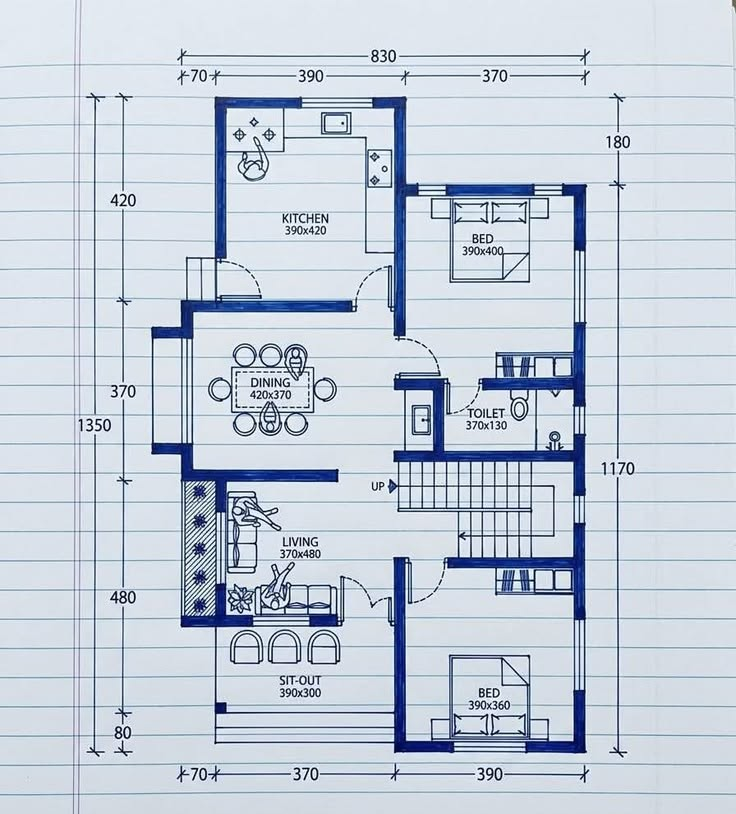
#> input picture backend/tests/fixtures/plans/02.jpg, 736 x 814 px
$ python -i columns.py   (imports and definitions only)
#> lines starting #> are read from the running program, lines starting #| are printed output that depends on the picture; after the words box and inside, x2 and y2 are one past the last pixel; in counts of white or black regions, pixels touching at a corner belong together
#> further down, picture is the input picture: shape (814, 736, 3); mean B, G, R 219.7, 207.2, 197.5
"""Count the structural columns a floor plan draws.

A CAD floor plan draws each column as a small solid black square at a wall
junction. Counting them replaces the one layout guess the frame otherwise
makes - a column every `column_spacing_m` round the envelope - with what
the draughtsman put on the sheet, interior columns included.

A count needs no scale. That matters: the ruler in `scale.py` is confirmed
on only two plans of four, and a count sidesteps it entirely. Only the
NUMBER of columns comes from here; their section stays the Guide.docx
constant (`test_frame_against_drawings.py` pins why).

Method, from docs/measurement-plan.md Phase 5: threshold the dark pixels,
open with a kernel wider than any wall line so lines vanish and solid
blocks survive, then keep components that are column-sized, roughly
square, and nearly solid. On the two CAD plans it finds 16 of 16 and 10 of
10 with no false hits. Hand sketches and scans draw no solid squares and
find next to nothing, which `frame.plausible_column_count` turns into a
fallback.
"""

import cv2
import numpy as np

DARK = 100
# Opening with this kernel erases anything thinner than it - dimension
# lines, furniture outlines, text strokes - and keeps solid blocks. Walls on
# the CAD sheets are drawn grey, lighter than DARK, so they never enter.
# Columns are about 20-30 px across.
OPEN_KERNEL = 5
MIN_SIDE_PX = 10
MAX_SIDE_PX = 40
MIN_ASPECT, MAX_ASPECT = 0.6, 1.6
MIN_FILL = 0.80


def count_drawn_columns(image: np.ndarray) -> int:
    """Solid, column-sized squares on the sheet."""
    gray = image if image.ndim == 2 else cv2.cvtColor(image, cv2.COLOR_BGR2GRAY)
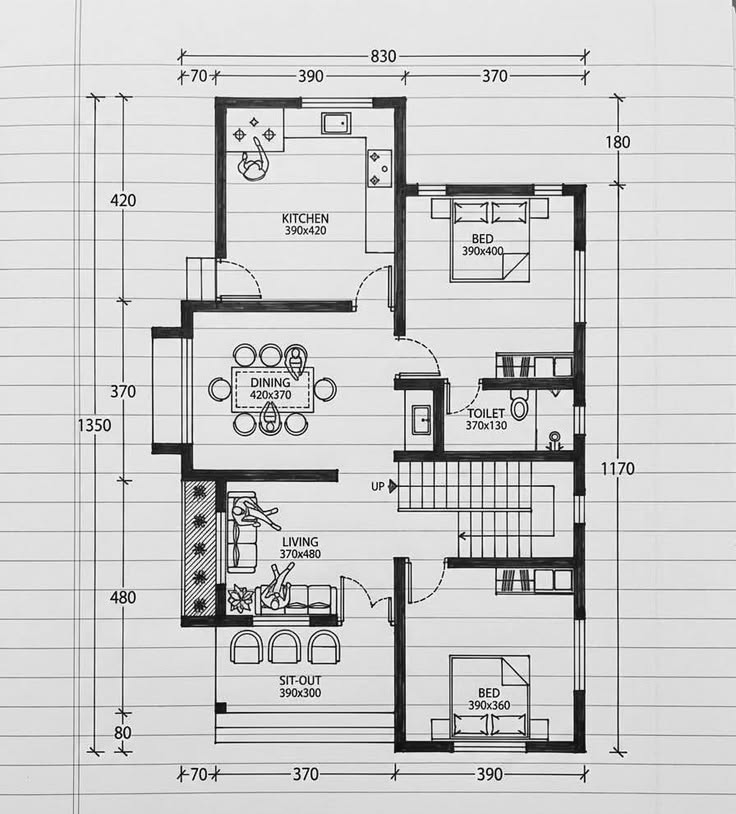
#> gray: shape (814, 736); min 1, max 254, mean 205.7
    dark = (gray < DARK).astype(np.uint8)
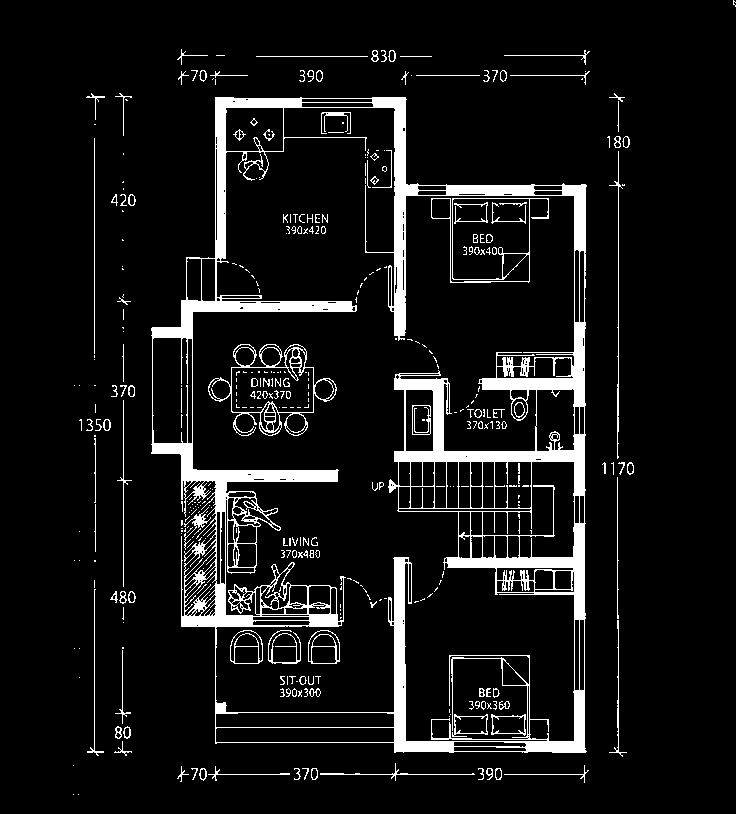
#> dark: shape (814, 736); values 0 (black) and 1 (white), 8.3% white; 374 white regions (246 under 20 px), largest, box (x1, y1, x2, y2) and area: (151, 97, 587, 753) 38475, (208, 344, 337, 436) 1467, (431, 198, 549, 283) 741
    kernel = np.ones((OPEN_KERNEL, OPEN_KERNEL), np.uint8)
    solid = cv2.morphologyEx(dark, cv2.MORPH_OPEN, kernel)
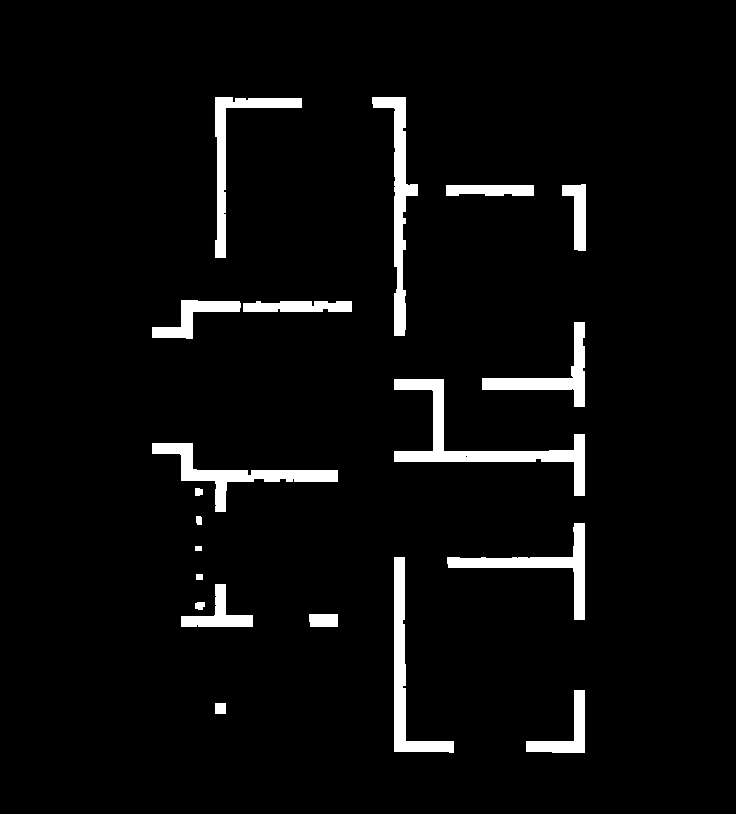
#> solid: shape (814, 736); values 0 (black) and 1 (white), 4.4% white; 20 white regions, largest, box (x1, y1, x2, y2) and area: (394, 379, 585, 496) 3893, (372, 97, 418, 336) 2951, (152, 443, 338, 512) 2765
    n, _, stats, _ = cv2.connectedComponentsWithStats(solid, 8)
#> n = 21; stats = 21 rows, first 6: [0, 0, 736, 814, 572569], [215, 97, 87, 161, 2314], [372, 97, 46, 239, 2951], [446, 185, 88, 11, 900], [562, 184, 24, 67, 925], [152, 300, 89, 39, 1309]
    found = 0
    for i in range(1, n):
        _, _, w, h, area = stats[i]
        if not (MIN_SIDE_PX <= w <= MAX_SIDE_PX and MIN_SIDE_PX <= h <= MAX_SIDE_PX):
            continue
        if not MIN_ASPECT <= w / h <= MAX_ASPECT:
            continue
        if area / float(w * h) < MIN_FILL:
            continue
        found += 1
#> this loop made 20 passes
#> (w, h, area) on passes 1 to 12: (87, 161, 2314), (46, 239, 2951), (88, 11, 900), (24, 67, 925), (89, 39, 1309), (109, 11, 1088), (103, 85, 2049), (191, 117, 3893), (186, 69, 2765), (8, 8, 58), (6, 9, 51), (138, 97, 2430)
#> after the loop, found = 1
    return found

>>> import cv2
>>> picture = cv2.imread('../../tests/fixtures/plans/02.jpg')
>>> result = count_drawn_columns(picture)
#> result = 1

$ run again, on backend/tests/fixtures/plans/01.png
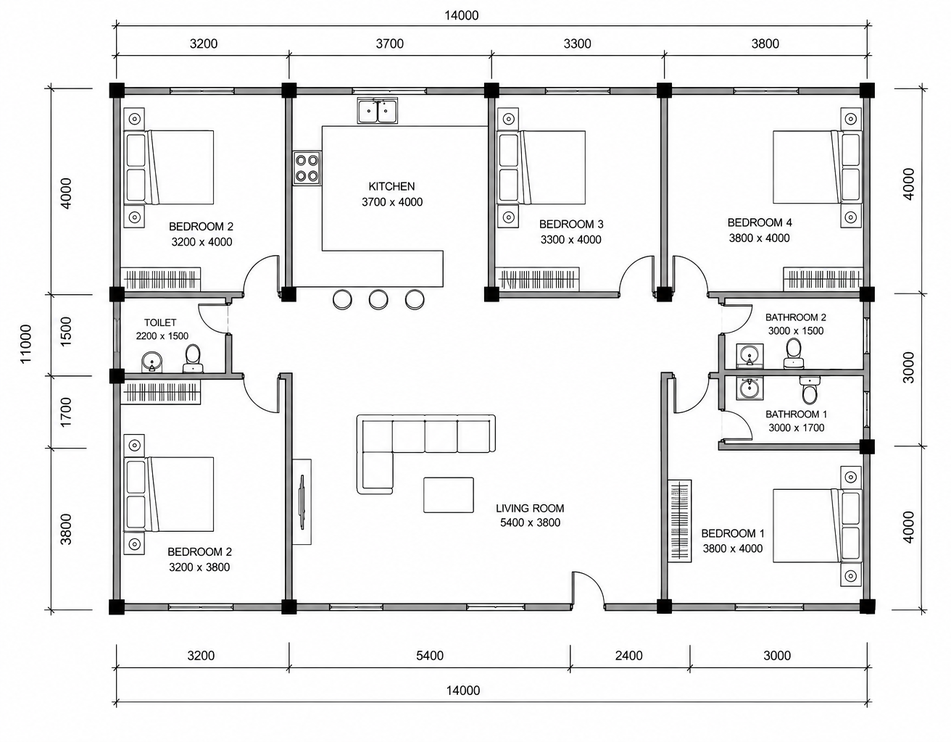
#> input picture backend/tests/fixtures/plans/01.png, 951 x 742 px, shrunk from 1312 x 1024 before the run
#> picture is the input picture: shape (742, 951, 3); mean B, G, R 238.5, 238.5, 238.5
#> in count_drawn_columns, `dark = (gray < DARK).astype(np.uint8)`:
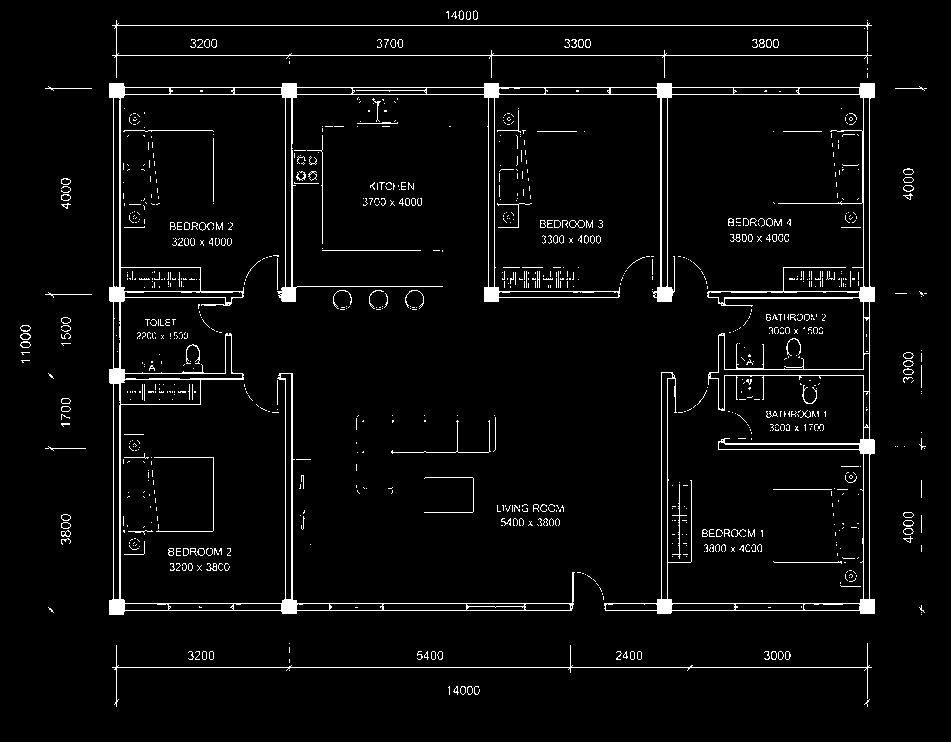
#> dark: shape (742, 951); values 0 (black) and 1 (white), 3.9% white in thin lines or dots, all inside (x1, y1, x2, y2) = (20, 10, 927, 707)
#> in count_drawn_columns, `solid = cv2.morphologyEx(dark, cv2.MORPH_OPEN, kernel)`:
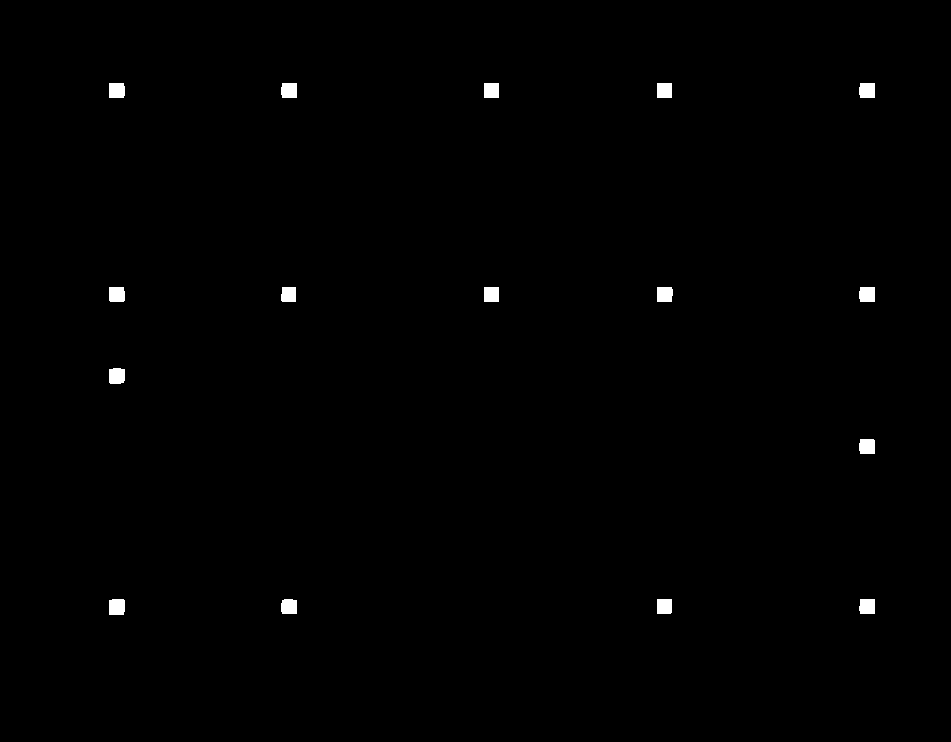
#> solid: shape (742, 951); values 0 (black) and 1 (white), 0.52% white; 16 white regions, largest, box (x1, y1, x2, y2) and area: (109, 599, 125, 615) 249, (109, 368, 125, 384) 241, (109, 83, 125, 98) 235
#> n = 17; stats = 17 rows, first 6: [0, 0, 951, 742, 701946], [109, 83, 16, 15, 235], [281, 83, 16, 15, 233], [484, 83, 15, 15, 225], [657, 83, 15, 15, 225], [859, 83, 16, 15, 233]
#> the loop in count_drawn_columns, `for i in range(1, n):` made 16 passes
#> (w, h, area) on passes 1 to 8: (16, 15, 235), (16, 15, 233), (15, 15, 225), (15, 15, 225), (16, 15, 233), (16, 15, 234), (15, 15, 217), (15, 15, 225)
#> after the loop in count_drawn_columns, `for i in range(1, n):`: found = 16

$ run again, on backend/tests/fixtures/plans/03.png
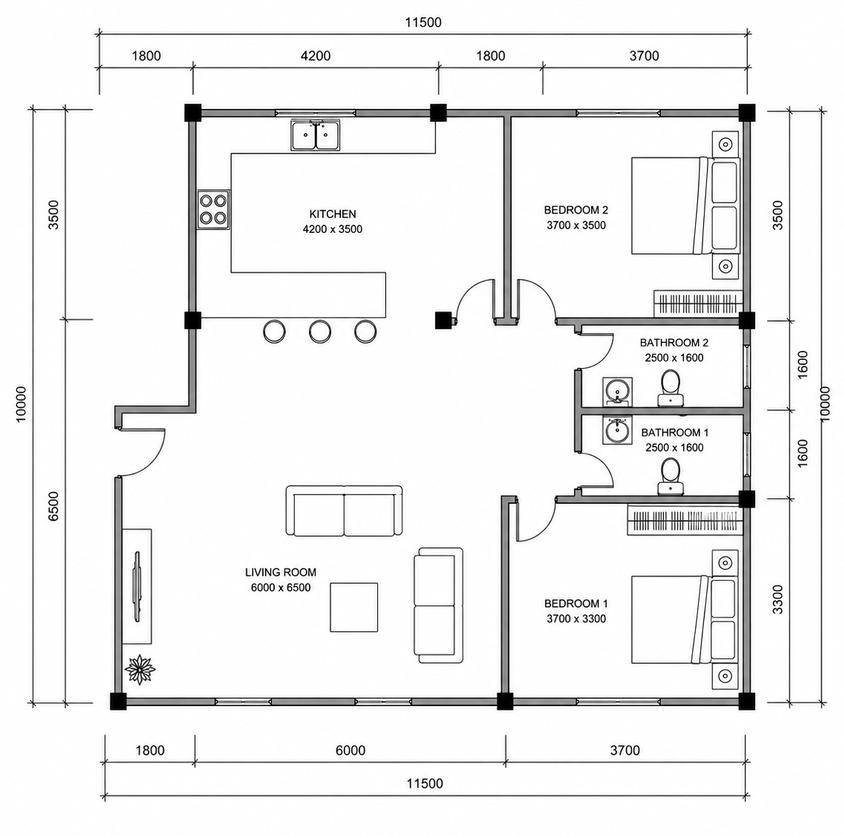
#> input picture backend/tests/fixtures/plans/03.png, 844 x 836 px, shrunk from 1139 x 1127 before the run
#> picture is the input picture: shape (836, 844, 3); mean B, G, R 240.2, 240.2, 240.2
#> in count_drawn_columns, `dark = (gray < DARK).astype(np.uint8)`:
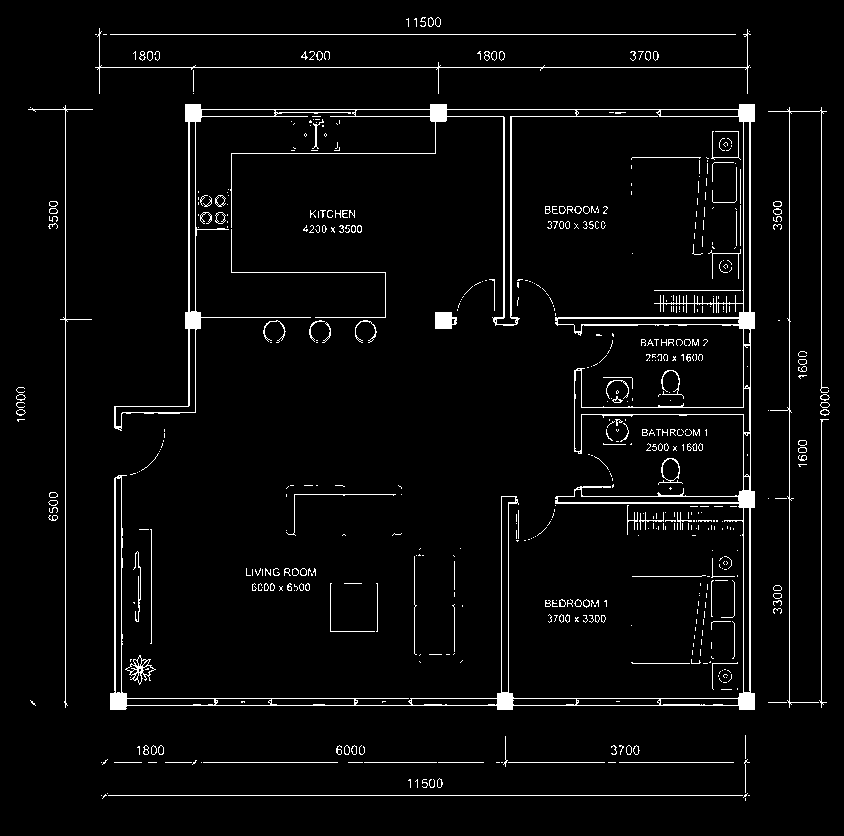
#> dark: shape (836, 844); values 0 (black) and 1 (white), 3.7% white in thin lines or dots
#> in count_drawn_columns, `solid = cv2.morphologyEx(dark, cv2.MORPH_OPEN, kernel)`:
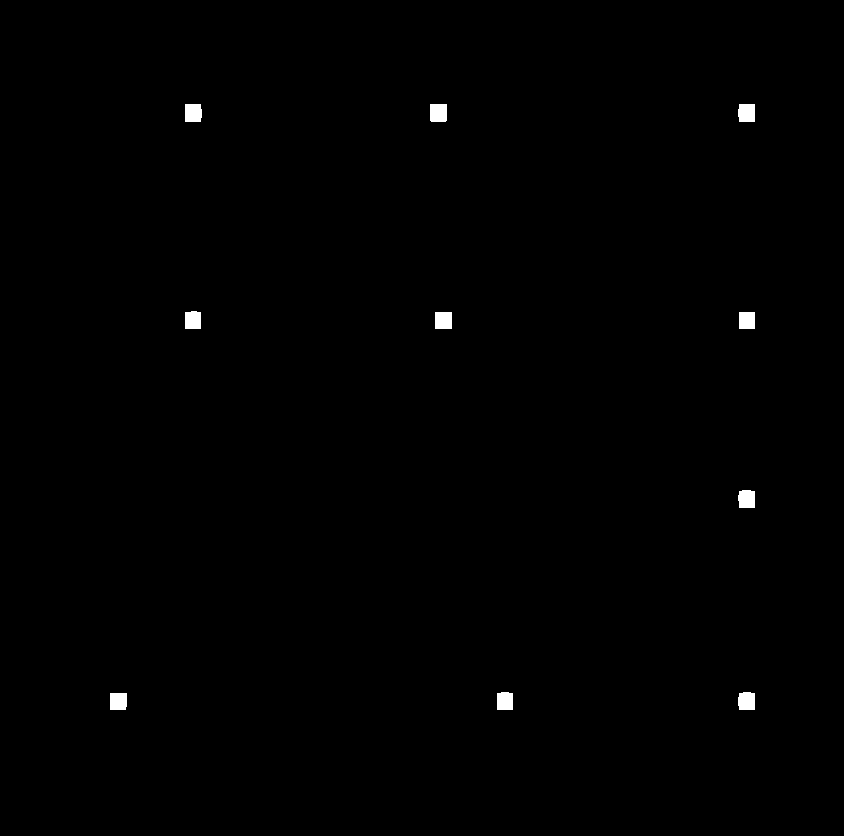
#> solid: shape (836, 844); values 0 (black) and 1 (white), 0.41% white; 10 white regions, largest, box (x1, y1, x2, y2) and area: (430, 104, 447, 122) 304, (185, 104, 202, 122) 297, (738, 104, 755, 122) 296
#> n = 11; stats = [[0, 0, 844, 836, 702706], [185, 104, 17, 18, 297], [430, 104, 17, 18, 304], [738, 104, 17, 18, 296], [185, 311, 16, 18, 278], [435, 312, 17, 17, 289], [739, 312, 16, 17, 272], [738, 490, 17, 18, 287], [110, 693, 17, 17, 286], [497, 692, 16, 18, 280], [738, 692, 17, 18, 289]]
#> the loop in count_drawn_columns, `for i in range(1, n):` made 10 passes
#> (w, h, area) on passes 1 to 8: (17, 18, 297), (17, 18, 304), (17, 18, 296), (16, 18, 278), (17, 17, 289), (16, 17, 272), (17, 18, 287), (17, 17, 286)
#> after the loop in count_drawn_columns, `for i in range(1, n):`: found = 10
